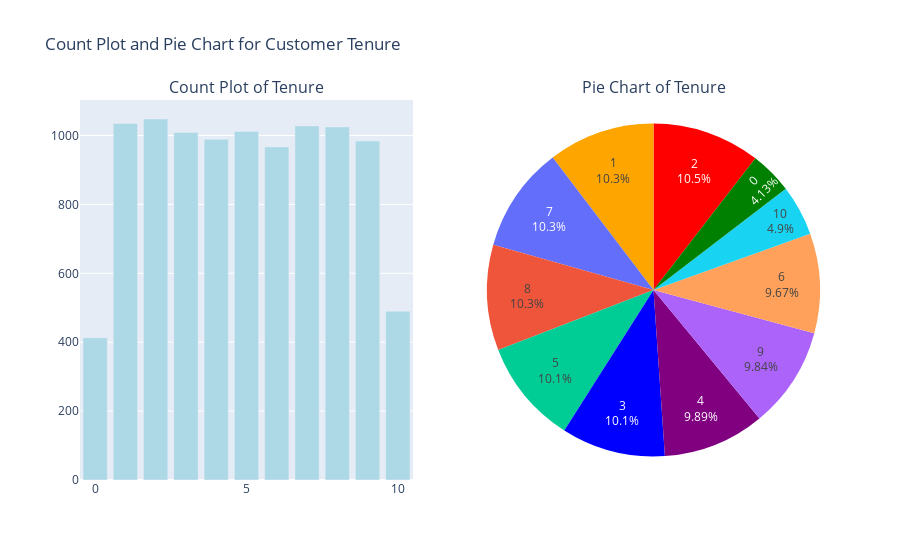

Write notebook code for a chart like this one.
### Code cell
fig = make_subplots(rows=1, cols=2, subplot_titles=['Count Plot of Tenure', 'Pie Chart of Tenure'], 
                    specs=[[{'type': 'bar'}, {'type': 'pie'}]])


tenure_counts = df['Tenure'].value_counts().sort_index()
count_plot_trace = go.Bar(x=tenure_counts.index, 
                          y=tenure_counts.values, 
                          marker=dict(color='lightblue'))
fig.add_trace(count_plot_trace, row=1, col=1)


pie_chart_trace = go.Pie(labels=tenure_counts.index, 
                         values=tenure_counts.values, 
                         marker=dict(colors=['green', 'orange', 'red', 'blue', 'purple']),
                         textinfo='percent+label')
fig.add_trace(pie_chart_trace, row=1, col=2)

fig.update_layout(title_text="Count Plot and Pie Chart for Customer Tenure", showlegend=False)


fig.show()

### Figure 1 — Plotly figure (JSON) as saved in the notebook; plotly's stock layout.template omitted (floating-point values rounded to 4 significant figures)
{"data": [{"marker": {"color": "lightblue"}, "type": "bar", "x": [0, 1, 2, 3, 4, 5, 6, 7, 8, 9, 10], "xaxis": "x", "y": [413, 1035, 1048, 1009, 989, 1012, 967, 1028, 1025, 984, 490], "yaxis": "y"}, {"domain": {"x": [0.55, 1], "y": [0, 1]}, "labels": [0, 1, 2, 3, 4, 5, 6, 7, 8, 9, 10], "marker": {"colors": ["green", "orange", "red", "blue", "purple"]}, "textinfo": "percent+label", "type": "pie", "values": [413, 1035, 1048, 1009, 989, 1012, 967, 1028, 1025, 984, 490]}], "layout": {"annotations": [{"font": {"size": 16}, "showarrow": false, "text": "Count Plot of Tenure", "x": 0.225, "xanchor": "center", "xref": "paper", "y": 1, "yanchor": "bottom", "yref": "paper"}, {"font": {"size": 16}, "showarrow": false, "text": "Pie Chart of Tenure", "x": 0.775, "xanchor": "center", "xref": "paper", "y": 1, "yanchor": "bottom", "yref": "paper"}], "showlegend": false, "title": {"text": "Count Plot and Pie Chart for Customer Tenure"}, "xaxis": {"anchor": "y", "domain": [0, 0.45]}, "yaxis": {"anchor": "x", "domain": [0, 1]}}}
